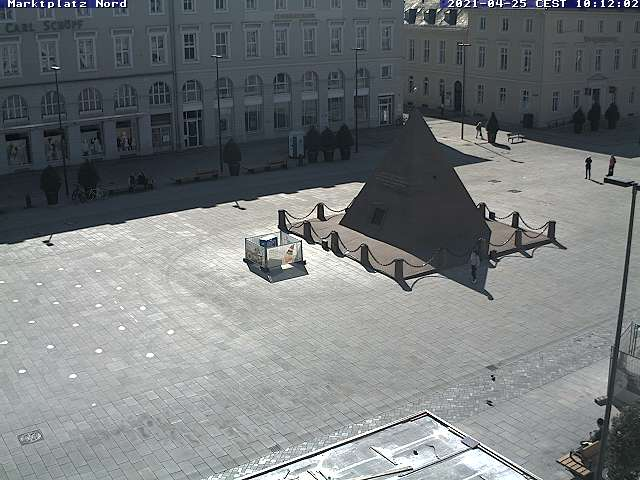
#> input picture src/test.jpg, 640 x 480 px
$ python -i analyze_img.py   (imports and definitions only)
#> lines starting #> are read from the running program, lines starting #| are printed output that depends on the picture; after the words box and inside, x2 and y2 are one past the last pixel; in counts of white or black regions, pixels touching at a corner belong together
#> further down, picture is the input picture: shape (480, 640, 3); mean B, G, R 123.6, 121.9, 117.5
import cv2
import numpy as np
from matplotlib import pyplot as plt

brightness = {"DARK": 0,
              "NORMAL": 1,
              "LIGHT": 2}

contrast = {"HIGH": 2,
            "NORMAL": 1,
            "LOW": 0}


class ImageSetup:
    def __init__(self):
        self.brightness = None
        self.contrast = None
        self.gamma = 1
        # grayscale values
        self.average = -1
        self.std_deviation = -1
        self.threshold = -1
        # saturation values
        self.sat_average = -1
        self.sat_std_deviation = -1
        self.sat_threshold = -1


# [22 lines left out: functions average, variance_std_deviation, histogram, not called in this run]


def threshold(img2d):
    # return is the threshold value followed by the result image
    thr, o1 = cv2.threshold(img2d, 0, 255, cv2.ADAPTIVE_THRESH_GAUSSIAN_C + cv2.THRESH_OTSU)
    return thr


class Configuration:
    def __init__(self, image):
        self.img = image
        self.imgGray = cv2.cvtColor(self.img, cv2.COLOR_BGR2GRAY)
        self.imgHSV = cv2.cvtColor(self.img, cv2.COLOR_BGR2HSV)
#> self.imgHSV: shape (480, 640, 3); mean H, S, V 80.8, 28.3, 125.2
        self.rows, self.cols, self.cha = self.img.shape
#> self.rows = 480; self.cols = 640; self.cha = 3
        self.pixels = self.cols * self.rows
#> self.pixels = 307200
        self.imgSetup = ImageSetup()

    # [25 lines left out: functions get_brightness, get_saturation, get_contrast, not called in this run]

    def get_thresholds(self):
        gray_thresh = threshold(self.imgGray)
#> in threshold, `thr, o1 = cv2.threshold(img2d, 0, 255, cv2.ADAPTIVE_THRESH_GAUSSIAN_C ..`:
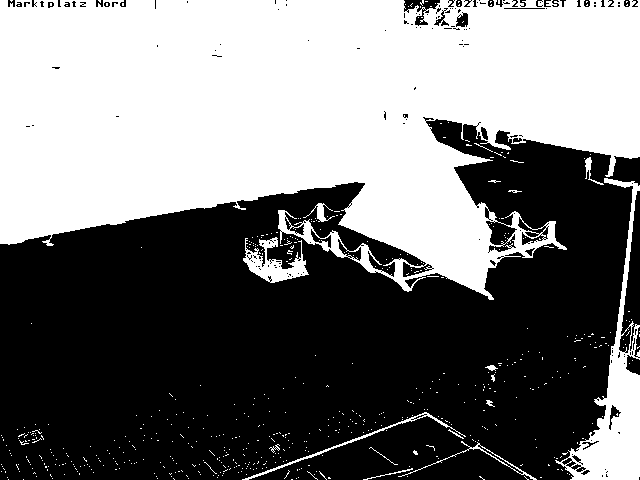
#> o1: shape (480, 640); 46.4% white; 571 white regions (555 under 20 px), largest, box (x1, y1, x2, y2) and area: (0, 0, 640, 300) 132208, (555, 178, 640, 480) 6536, (243, 237, 309, 283) 1264
#> in threshold, `thr, o1 = cv2.threshold(img2d, 0, 255, cv2.ADAPTIVE_THRESH_GAUSSIAN_C ..`: thr = 116
#> gray_thresh = 116
        sat_thresh = threshold(self.imgHSV[:, :, 1])
#> in threshold (call 2), `thr, o1 = cv2.threshold(img2d, 0, 255, cv2.ADAPTIVE_THRESH_GAUSSIAN_C ..`:
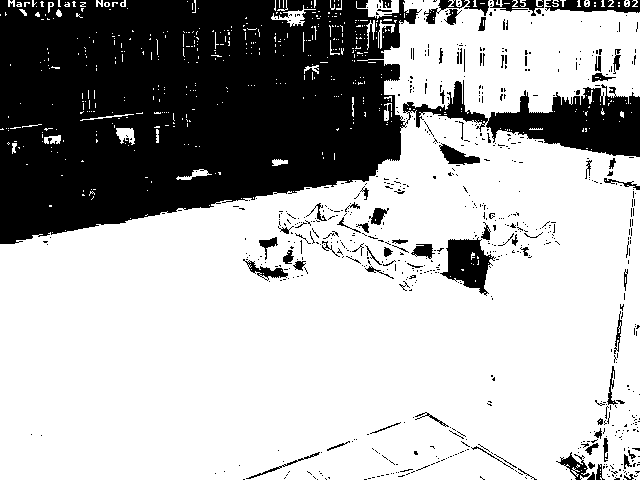
#> o1: shape (480, 640); 68.5% white; 710 black regions (634 under 20 px), largest, box (x1, y1, x2, y2) and area: (0, 0, 640, 244) 86265, (440, 237, 496, 296) 1717, (545, 0, 640, 13) 815
#> in threshold (call 2), `thr, o1 = cv2.threshold(img2d, 0, 255, cv2.ADAPTIVE_THRESH_GAUSSIAN_C ..`: thr = 37
#> in threshold (call 2), `thr, o1 = cv2.threshold(img2d, 0, 255, cv2.ADAPTIVE_THRESH_GAUSSIAN_C ..`:
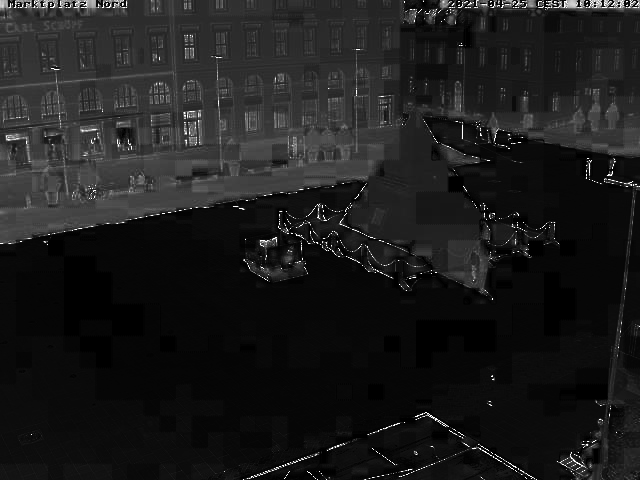
#> img2d: shape (480, 640); min 0, max 255, mean 28.3
#> sat_thresh = 37
        self.imgSetup.threshold = gray_thresh
        self.imgSetup.sat_threshold = sat_thresh

    # [33 lines left out: functions print_values, show, evaluate, not called in this run]

>>> import cv2
>>> picture = cv2.imread('test.jpg')
>>> result = Configuration(picture).get_thresholds()
